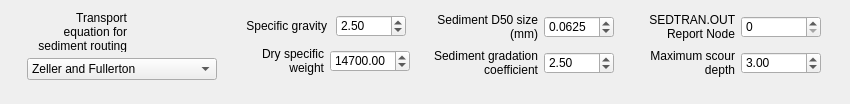
         <widget class="QWidget" name="layoutWidget">
          <property name="geometry">
           <rect>
            <x>11</x>
            <y>11</y>
            <width>850</width>
            <height>104</height>
           </rect>
          </property>
          <layout class="QVBoxLayout" name="verticalLayout_5">
           <item>
            <layout class="QHBoxLayout" name="horizontalLayout_27">
             <item>
              <layout class="QVBoxLayout" name="verticalLayout_2">
               <item>
                <widget class="QLabel" name="label_6">
                 <property name="minimumSize">
                  <size>
                   <width>100</width>
                   <height>0</height>
                  </size>
                 </property>
                 <property name="maximumSize">
                  <size>
                   <width>100</width>
                   <height>16777215</height>
                  </size>
                 </property>
                 <property name="text">
                  <string>Transport equation for sediment routing</string>
                 </property>
                 <property name="alignment">
                  <set>Qt::AlignRight|Qt::AlignTrailing|Qt::AlignVCenter</set>
                 </property>
                 <property name="wordWrap">
                  <bool>true</bool>
                 </property>
                </widget>
               </item>
               <item>
                <widget class="QComboBox" name="sed_transp_eq_cbo">
                 <property name="sizePolicy">
                  <sizepolicy hsizetype="Fixed" vsizetype="Fixed">
                   <horstretch>0</horstretch>
                   <verstretch>0</verstretch>
                  </sizepolicy>
                 </property>
                 <property name="minimumSize">
                  <size>
                   <width>190</width>
                   <height>0</height>
                  </size>
                 </property>
                 <property name="maximumSize">
                  <size>
                   <width>190</width>
                   <height>16777215</height>
                  </size>
                 </property>
                 <item>
                  <property name="text">
                   <string>Zeller and Fullerton</string>
                  </property>
                 </item>
                 <item>
                  <property name="text">
                   <string>Yang</string>
                  </property>
                 </item>
                 <item>
                  <property name="text">
                   <string>Engelund and Hansen</string>
                  </property>
                 </item>
                 <item>
                  <property name="text">
                   <string>Ackers and White</string>
                  </property>
                 </item>
                 <item>
                  <property name="text">
                   <string>Laursen</string>
                  </property>
                 </item>
                 <item>
                  <property name="text">
                   <string>Tofaletti</string>
                  </property>
                 </item>
                 <item>
                  <property name="text">
                   <string>MPM-Woo</string>
                  </property>
                 </item>
                 <item>
                  <property name="text">
                   <string>MPM-Smart</string>
                  </property>
                 </item>
                 <item>
                  <property name="text">
                   <string>Karim-Kennedy</string>
                  </property>
                 </item>
                 <item>
                  <property name="text">
                   <string>Parker-Klingeman-McLean</string>
                  </property>
                 </item>
                 <item>
                  <property name="text">
                   <string>Van-Rijn</string>
                  </property>
                 </item>
                </widget>
               </item>
               <item>
                <spacer name="verticalSpacer_13">
                 <property name="orientation">
                  <enum>Qt::Vertical</enum>
                 </property>
                 <property name="sizeHint" stdset="0">
                  <size>
                   <width>20</width>
                   <height>13</height>
                  </size>
                 </property>
                </spacer>
               </item>
              </layout>
             </item>
             <item>
              <layout class="QVBoxLayout" name="verticalLayout">
               <item>
                <layout class="QHBoxLayout" name="horizontalLayout_24">
                 <item>
                  <widget class="QLabel" name="label">
                   <property name="sizePolicy">
                    <sizepolicy hsizetype="Fixed" vsizetype="Fixed">
                     <horstretch>0</horstretch>
                     <verstretch>0</verstretch>
                    </sizepolicy>
                   </property>
                   <property name="minimumSize">
                    <size>
                     <width>85</width>
                     <height>0</height>
                    </size>
                   </property>
                   <property name="maximumSize">
                    <size>
                     <width>85</width>
                     <height>16777215</height>
                    </size>
                   </property>
                   <property name="layoutDirection">
                    <enum>Qt::LeftToRight</enum>
                   </property>
                   <property name="text">
                    <string>Specific gravity</string>
                   </property>
                   <property name="alignment">
                    <set>Qt::AlignRight|Qt::AlignTrailing|Qt::AlignVCenter</set>
                   </property>
                  </widget>
                 </item>
                 <item>
                  <widget class="QDoubleSpinBox" name="sed_specific_gravity_dbox">
                   <property name="sizePolicy">
                    <sizepolicy hsizetype="Fixed" vsizetype="Fixed">
                     <horstretch>0</horstretch>
                     <verstretch>0</verstretch>
                    </sizepolicy>
                   </property>
                   <property name="minimumSize">
                    <size>
                     <width>70</width>
                     <height>22</height>
                    </size>
                   </property>
                   <property name="maximumSize">
                    <size>
                     <width>70</width>
                     <height>22</height>
                    </size>
                   </property>
                   <property name="buttonSymbols">
                    <enum>QAbstractSpinBox::UpDownArrows</enum>
                   </property>
                   <property name="maximum">
                    <double>10000.000000000000000</double>
                   </property>
                   <property name="value">
                    <double>2.500000000000000</double>
                   </property>
                  </widget>
                 </item>
                </layout>
               </item>
               <item>
                <layout class="QHBoxLayout" name="horizontalLayout_12">
                 <item>
                  <widget class="QLabel" name="label_2">
                   <property name="sizePolicy">
                    <sizepolicy hsizetype="Fixed" vsizetype="Fixed">
                     <horstretch>0</horstretch>
                     <verstretch>0</verstretch>
                    </sizepolicy>
                   </property>
                   <property name="minimumSize">
                    <size>
                     <width>85</width>
                     <height>0</height>
                    </size>
                   </property>
                   <property name="maximumSize">
                    <size>
                     <width>85</width>
                     <height>16777215</height>
                    </size>
                   </property>
                   <property name="text">
                    <string>Dry specific weight</string>
                   </property>
                   <property name="alignment">
                    <set>Qt::AlignRight|Qt::AlignTrailing|Qt::AlignVCenter</set>
                   </property>
                   <property name="wordWrap">
                    <bool>true</bool>
                   </property>
                  </widget>
                 </item>
                 <item>
                  <widget class="QDoubleSpinBox" name="sed_dry_specific_weight_dbox">
                   <property name="sizePolicy">
                    <sizepolicy hsizetype="Fixed" vsizetype="Fixed">
                     <horstretch>0</horstretch>
                     <verstretch>0</verstretch>
                    </sizepolicy>
                   </property>
                   <property name="minimumSize">
                    <size>
                     <width>80</width>
                     <height>22</height>
                    </size>
                   </property>
                   <property name="maximumSize">
                    <size>
                     <width>80</width>
                     <height>22</height>
                    </size>
                   </property>
                   <property name="maximum">
                    <double>100000.000000000000000</double>
                   </property>
                   <property name="value">
                    <double>14700.000000000000000</double>
                   </property>
                  </widget>
                 </item>
                </layout>
               </item>
              </layout>
             </item>
             <item>
              <layout class="QVBoxLayout" name="verticalLayout_3">
               <item>
                <layout class="QHBoxLayout" name="horizontalLayout_13">
                 <item>
                  <widget class="QLabel" name="label_3">
                   <property name="sizePolicy">
                    <sizepolicy hsizetype="Fixed" vsizetype="Fixed">
                     <horstretch>0</horstretch>
                     <verstretch>0</verstretch>
                    </sizepolicy>
                   </property>
                   <property name="minimumSize">
                    <size>
                     <width>106</width>
                     <height>0</height>
                    </size>
                   </property>
                   <property name="maximumSize">
                    <size>
                     <width>106</width>
                     <height>16777215</height>
                    </size>
                   </property>
                   <property name="text">
                    <string>Sediment D50 size (mm)</string>
                   </property>
                   <property name="alignment">
                    <set>Qt::AlignRight|Qt::AlignTrailing|Qt::AlignVCenter</set>
                   </property>
                   <property name="wordWrap">
                    <bool>true</bool>
                   </property>
                  </widget>
                 </item>
                 <item>
                  <widget class="QDoubleSpinBox" name="sed_D50_dbox">
                   <property name="sizePolicy">
                    <sizepolicy hsizetype="Fixed" vsizetype="Fixed">
                     <horstretch>0</horstretch>
                     <verstretch>0</verstretch>
                    </sizepolicy>
                   </property>
                   <property name="minimumSize">
                    <size>
                     <width>70</width>
                     <height>22</height>
                    </size>
                   </property>
                   <property name="maximumSize">
                    <size>
                     <width>70</width>
                     <height>22</height>
                    </size>
                   </property>
                   <property name="decimals">
                    <number>4</number>
                   </property>
                   <property name="value">
                    <double>0.062500000000000</double>
                   </property>
                  </widget>
                 </item>
                </layout>
               </item>
               <item>
                <layout class="QHBoxLayout" name="horizontalLayout_26">
                 <item>
                  <widget class="QLabel" name="label_4">
                   <property name="sizePolicy">
                    <sizepolicy hsizetype="Fixed" vsizetype="Fixed">
                     <horstretch>0</horstretch>
                     <verstretch>0</verstretch>
                    </sizepolicy>
                   </property>
                   <property name="minimumSize">
                    <size>
                     <width>106</width>
                     <height>0</height>
                    </size>
                   </property>
                   <property name="maximumSize">
                    <size>
                     <width>106</width>
                     <height>16777215</height>
                    </size>
                   </property>
                   <property name="text">
                    <string>&lt;html&gt;&lt;head/&gt;&lt;body&gt;&lt;p&gt;Sediment gradation coefficient&lt;/p&gt;&lt;/body&gt;&lt;/html&gt;</string>
                   </property>
                   <property name="alignment">
                    <set>Qt::AlignRight|Qt::AlignTrailing|Qt::AlignVCenter</set>
                   </property>
                   <property name="wordWrap">
                    <bool>true</bool>
                   </property>
                  </widget>
                 </item>
                 <item>
                  <widget class="QDoubleSpinBox" name="sed_grad_coeff_dbox">
                   <property name="sizePolicy">
                    <sizepolicy hsizetype="Fixed" vsizetype="Fixed">
                     <horstretch>0</horstretch>
                     <verstretch>0</verstretch>
                    </sizepolicy>
                   </property>
                   <property name="minimumSize">
                    <size>
                     <width>70</width>
                     <height>22</height>
                    </size>
                   </property>
                   <property name="maximumSize">
                    <size>
                     <width>70</width>
                     <height>22</height>
                    </size>
                   </property>
                   <property name="maximum">
                    <double>10000.000000000000000</double>
                   </property>
                   <property name="value">
                    <double>2.500000000000000</double>
                   </property>
                  </widget>
                 </item>
                </layout>
               </item>
              </layout>
             </item>
             <item>
              <layout class="QVBoxLayout" name="verticalLayout_4">
               <item>
                <layout class="QHBoxLayout" name="horizontalLayout_22">
                 <item>
                  <widget class="QLabel" name="label_5">
                   <property name="sizePolicy">
                    <sizepolicy hsizetype="Preferred" vsizetype="Fixed">
                     <horstretch>0</horstretch>
                     <verstretch>0</verstretch>
                    </sizepolicy>
                   </property>
                   <property name="text">
                    <string>&lt;html&gt;&lt;head/&gt;&lt;body&gt;&lt;p&gt;SEDTRAN.OUT Report Node&lt;/p&gt;&lt;/body&gt;&lt;/html&gt;</string>
                   </property>
                   <property name="alignment">
                    <set>Qt::AlignRight|Qt::AlignTrailing|Qt::AlignVCenter</set>
                   </property>
                   <property name="wordWrap">
                    <bool>true</bool>
                   </property>
                  </widget>
                 </item>
                 <item>
                  <widget class="QSpinBox" name="sed_report_node_dbox">
                   <property name="sizePolicy">
                    <sizepolicy hsizetype="Fixed" vsizetype="Fixed">
                     <horstretch>0</horstretch>
                     <verstretch>0</verstretch>
                    </sizepolicy>
                   </property>
                   <property name="minimumSize">
                    <size>
                     <width>80</width>
                     <height>22</height>
                    </size>
                   </property>
                   <property name="maximumSize">
                    <size>
                     <width>80</width>
                     <height>22</height>
                    </size>
                   </property>
                   <property name="maximum">
                    <number>10000000</number>
                   </property>
                  </widget>
                 </item>
                </layout>
               </item>
               <item>
                <layout class="QHBoxLayout" name="horizontalLayout_23">
                 <item>
                  <widget class="QLabel" name="label_17">
                   <property name="sizePolicy">
                    <sizepolicy hsizetype="Fixed" vsizetype="Fixed">
                     <horstretch>0</horstretch>
                     <verstretch>0</verstretch>
                    </sizepolicy>
                   </property>
                   <property name="minimumSize">
                    <size>
                     <width>99</width>
                     <height>0</height>
                    </size>
                   </property>
                   <property name="maximumSize">
                    <size>
                     <width>99</width>
                     <height>16777215</height>
                    </size>
                   </property>
                   <property name="text">
                    <string>Maximum scour depth</string>
                   </property>
                   <property name="alignment">
                    <set>Qt::AlignRight|Qt::AlignTrailing|Qt::AlignVCenter</set>
                   </property>
                   <property name="wordWrap">
                    <bool>true</bool>
                   </property>
                  </widget>
                 </item>
                 <item>
                  <widget class="QDoubleSpinBox" name="sed_max_scour_depth_dbox">
                   <property name="sizePolicy">
                    <sizepolicy hsizetype="Fixed" vsizetype="Fixed">
                     <horstretch>0</horstretch>
                     <verstretch>0</verstretch>
                    </sizepolicy>
                   </property>
                   <property name="minimumSize">
                    <size>
                     <width>80</width>
                     <height>22</height>
                    </size>
                   </property>
                   <property name="maximumSize">
                    <size>
                     <width>80</width>
                     <height>22</height>
                    </size>
                   </property>
                   <property name="maximum">
                    <double>10000.000000000000000</double>
                   </property>
                   <property name="value">
                    <double>3.000000000000000</double>
                   </property>
                  </widget>
                 </item>
                </layout>
               </item>
              </layout>
             </item>
            </layout>
           </item>
           <item>
            <spacer name="verticalSpacer_11">
             <property name="orientation">
              <enum>Qt::Vertical</enum>
             </property>
             <property name="sizeHint" stdset="0">
              <size>
               <width>158</width>
               <height>17</height>
              </size>
             </property>
            </spacer>
           </item>
          </layout>
         </widget>
